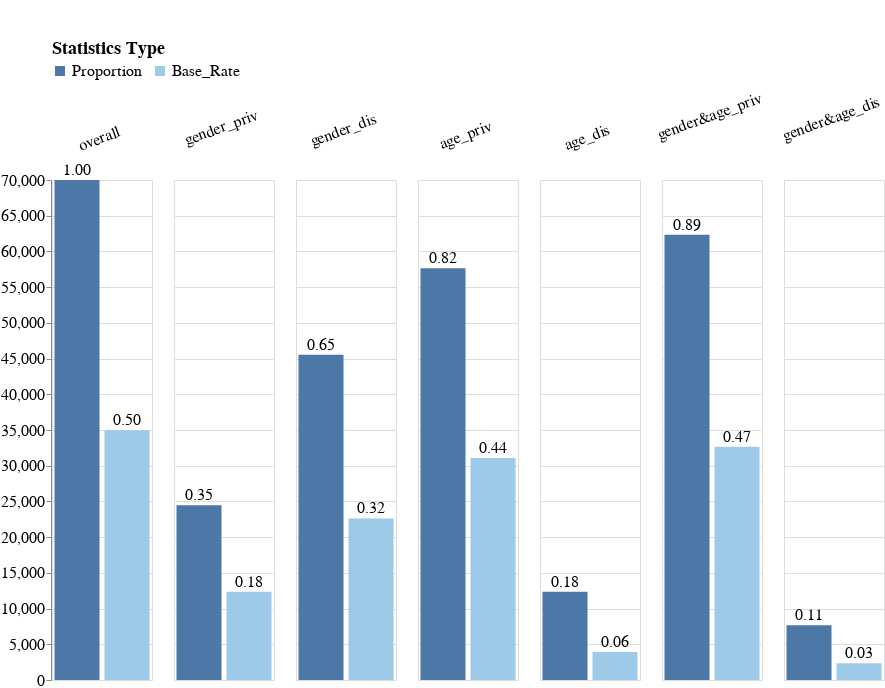

Here is the notebook cell this chart was saved with:
### Markdown cell above
## Check proportions and base rates

### Code cell
create_dataset_stats_bar_chart(data_loader.X_data, data_loader.y_data, sensitive_attributes_dct)

### Figure 1 — Vega-Lite specification as saved in the notebook (floating-point values rounded to 4 significant figures)
{"config": {"view": {"continuousWidth": 400, "continuousHeight": 300}, "axis": {"labelFontSize": 16, "titleFontSize": 18}, "headerColumn": {"labelFontSize": 16, "titleFontSize": 18}, "padding": {"top": 40}}, "data": {"name": "data-502e2fc56b998c74146208f1a823e5c1"}, "facet": {"column": {"field": "Subgroup", "header": {"labelAlign": "center", "labelAnchor": "middle", "labelAngle": -20, "labelPadding": -15}, "sort": ["overall", "gender_priv", "gender_dis", "age_priv", "age_dis", "gender&age_priv", "gender&age_dis"], "title": "", "type": "nominal"}}, "spec": {"layer": [{"mark": "bar", "encoding": {"color": {"field": "Statistics_Type", "legend": {"direction": "horizontal", "labelFontSize": 16, "legendX": 0, "legendY": -140, "orient": "none", "title": "Statistics Type", "titleFontSize": 18}, "scale": {"scheme": "tableau20"}, "sort": ["Proportion", "Base_Rate"], "type": "nominal"}, "x": {"axis": null, "field": "Statistics_Type", "sort": ["Proportion", "Base_Rate"], "type": "nominal"}, "y": {"axis": {"grid": true}, "field": "Num_Rows", "scale": {"domain": [0, 70000.0]}, "title": "", "type": "quantitative"}}}, {"mark": {"type": "text", "baseline": "middle", "dy": -10, "fontSize": 16}, "encoding": {"color": {"value": "black"}, "text": {"field": "Percentage", "format": ",.2f", "type": "quantitative"}, "x": {"axis": null, "field": "Statistics_Type", "sort": ["Proportion", "Base_Rate"], "type": "nominal"}, "y": {"axis": {"grid": true}, "field": "Num_Rows", "scale": {"domain": [0, 70000.0]}, "title": "", "type": "quantitative"}}}], "height": 500, "width": 100}, "$schema": "https://vega.github.io/schema/vega-lite/v4.17.0.json", "datasets": {"data-502e2fc56b998c74146208f1a823e5c1": [{"Subgroup": "overall", "Percentage": 1.0, "Num_Rows": 70000, "Statistics_Type": "Proportion"}, {"Subgroup": "overall", "Percentage": 0.4997, "Num_Rows": 34979, "Statistics_Type": "Base_Rate"}, {"Subgroup": "gender_priv", "Percentage": 0.3496, "Num_Rows": 24470, "Statistics_Type": "Proportion"}, {"Subgroup": "gender_priv", "Percentage": 0.1766, "Num_Rows": 12363, "Statistics_Type": "Base_Rate"}, {"Subgroup": "gender_dis", "Percentage": 0.6504, "Num_Rows": 45530, "Statistics_Type": "Proportion"}, {"Subgroup": "gender_dis", "Percentage": 0.3231, "Num_Rows": 22616, "Statistics_Type": "Base_Rate"}, {"Subgroup": "age_priv", "Percentage": 0.8234, "Num_Rows": 57641, "Statistics_Type": "Proportion"}, {"Subgroup": "age_priv", "Percentage": 0.4439, "Num_Rows": 31072, "Statistics_Type": "Base_Rate"}, {"Subgroup": "age_dis", "Percentage": 0.1766, "Num_Rows": 12359, "Statistics_Type": "Proportion"}, {"Subgroup": "age_dis", "Percentage": 0.05581, "Num_Rows": 3907, "Statistics_Type": "Base_Rate"}, {"Subgroup": "gender&age_priv", "Percentage": 0.8904, "Num_Rows": 62328, "Statistics_Type": "Proportion"}, {"Subgroup": "gender&age_priv", "Percentage": 0.4664, "Num_Rows": 32649, "Statistics_Type": "Base_Rate"}, {"Subgroup": "gender&age_dis", "Percentage": 0.1096, "Num_Rows": 7672, "Statistics_Type": "Proportion"}, {"Subgroup": "gender&age_dis", "Percentage": 0.03329, "Num_Rows": 2330, "Statistics_Type": "Base_Rate"}]}}
